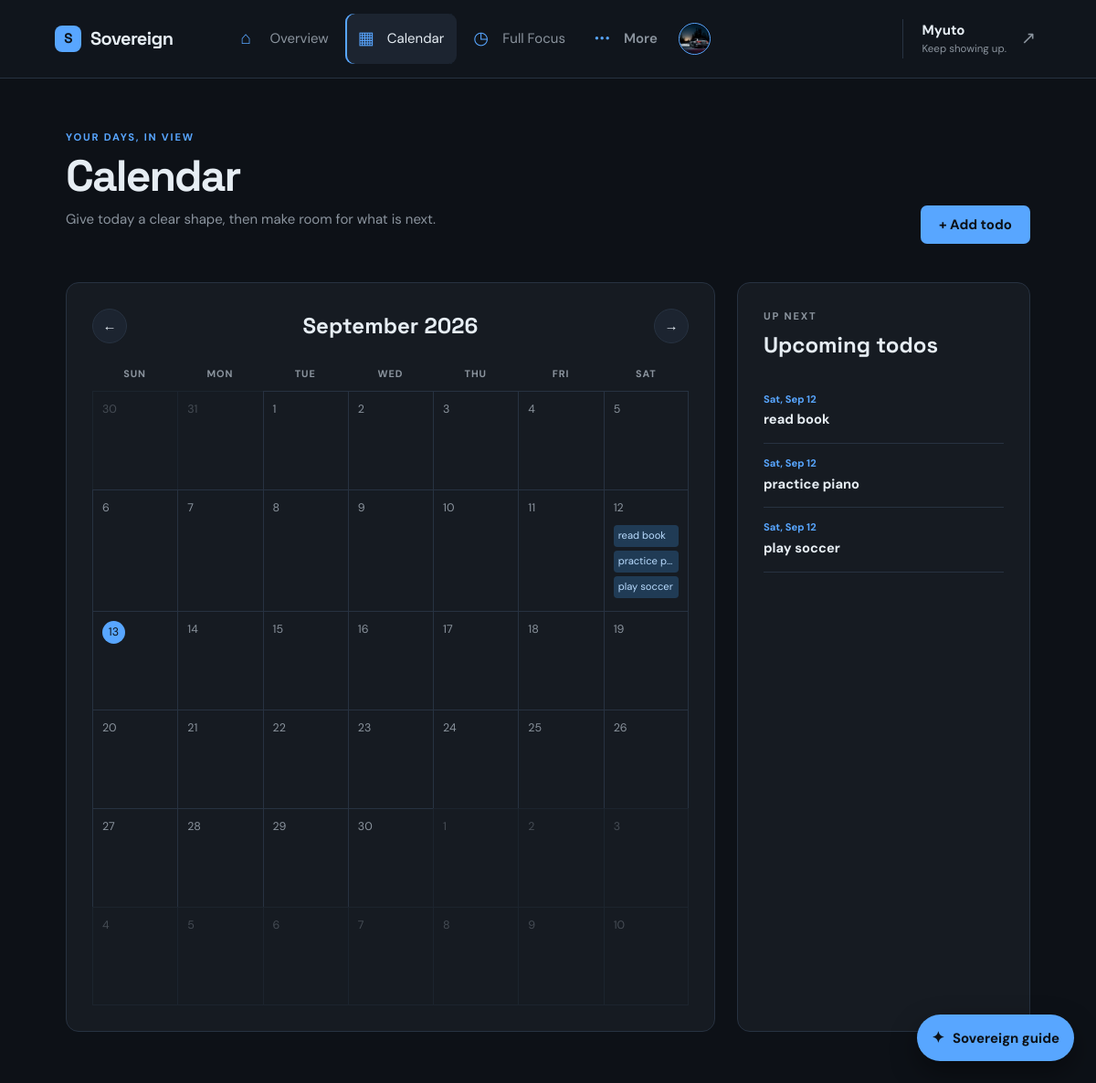
Page /calendar/ (signed in) on the committed database.
### sovereign/core/models.py (models this page shows, shortened)
class Profile(models.Model):
    user = models.OneToOneField(User, on_delete=models.CASCADE, related_name="profile")
    bio = models.TextField(blank=True, max_length=500)
    profile_picture = models.ImageField(
        upload_to="profile_pictures/", blank=True, null=True
    )
    focus_duration = models.PositiveSmallIntegerField(
        default=25, validators=[MinValueValidator(5), MaxValueValidator(120)]
    )
    created_at = models.DateTimeField(auto_now_add=True)

class Todo(models.Model):
    user = models.ForeignKey(User, on_delete=models.CASCADE, related_name="todos")
    title = models.CharField(max_length=180)
    due_date = models.DateField()
    completed = models.BooleanField(default=False)
    created_at = models.DateTimeField(auto_now_add=True)
    class Meta:
        ordering = ["completed", "due_date", "created_at"]

### sovereign/core/views.py (the view)
# urls.py: path("calendar/", views.calendar_view, name="calendar"),
@login_required
def calendar_view(request):
    today = timezone.localdate()
    try:
        selected = datetime.strptime(request.GET.get("month", ""), "%Y-%m").date().replace(day=1)
    except ValueError:
        selected = today.replace(day=1)
    previous_month = (selected - timedelta(days=1)).replace(day=1)
    next_month = (selected + timedelta(days=monthrange(selected.year, selected.month)[1])).replace(day=1)
    first_day = selected - timedelta(days=(selected.weekday() + 1) % 7)
    calendar_days = [first_day + timedelta(days=index) for index in range(42)]
    todos = Todo.objects.filter(user=request.user, due_date__gte=calendar_days[0], due_date__lte=calendar_days[-1])
    todos_by_date = {}
    for todo in todos:
        todos_by_date.setdefault(todo.due_date, []).append(todo)
    calendar_cells = [
        {"day": day, "todos": todos_by_date.get(day, [])}
        for day in calendar_days
    ]
    return render(request, "calendar.html", {
        "selected_month": selected,
        "calendar_days": calendar_days,
        "calendar_cells": calendar_cells,
        "upcoming_todos": [todo for todo in todos if not todo.completed],
        "previous_month": previous_month,
        "next_month": next_month,
        "today": today,
        "todo_form": TodoForm(initial={"due_date": today}),
    })

### templates/calendar.html (shortened to what this page needs)
{% extends 'base.html' %}
{% block content %}
<header class="page-heading"><div><p class="eyebrow accent">YOUR DAYS, IN VIEW</p><h1>Calendar</h1><p class="muted">Give today a clear shape, then make room for what is next.</p></div><button class="button primary" data-open-modal="todo-modal">+ Add todo</button></header>
<section class="calendar-layout">
    <div class="calendar-card">
        <div class="calendar-toolbar"><a class="round-button" href="?month={{ previous_month|date:'Y-m' }}" aria-label="Previous month">←</a><h2>{{ selected_month|date:'F Y' }}</h2><a class="round-button" href="?month={{ next_month|date:'Y-m' }}" aria-label="Next month">→</a></div>
        <div class="calendar-weekdays"><span>Sun</span><span>Mon</span><span>Tue</span><span>Wed</span><span>Thu</span><span>Fri</span><span>Sat</span></div>
        <div class="calendar-grid">{% for cell in calendar_cells %}<div class="calendar-day{% if cell.day.month != selected_month.month %} is-muted{% endif %}{% if cell.day == today %} is-today{% endif %}"><time>{{ cell.day.day }}</time>{% for todo in cell.todos %}<button class="calendar-todo{% if todo.completed %} is-done{% endif %}" data-todo-toggle="{% url 'toggle_todo' todo.id %}">{{ todo.title }}</button>{% endfor %}</div>{% endfor %}</div>
    </div>
    <aside class="upcoming-panel"><p class="eyebrow">UP NEXT</p><h2>Upcoming todos</h2>{% for todo in upcoming_todos %}<div class="upcoming-todo"><time>{{ todo.due_date|date:'D, M j' }}</time><strong>{{ todo.title }}</strong></div>{% empty %}<p class="muted">Your upcoming list is clear.</p>{% endfor %}</aside>
</section>
{% endblock %}

### templates/base.html (shortened to what this page needs)
{% load static %}
<!doctype html>
<html lang="en">
<head>
    <link rel="stylesheet" href="{% static 'css/styles.css' %}">
</head>
<body>
{% if user.is_authenticated %}
    <aside class="sidebar">
        <a class="brand" href="{% url 'dashboard' %}" target="_self"><span class="brand-mark">S</span><span>Sovereign</span></a>
        <nav class="nav-links" aria-label="Main navigation">
            <a class="nav-link{% if request.resolver_match.url_name == 'dashboard' %} active{% endif %}" href="{% url 'dashboard' %}" target="_self"><span>⌂</span>Overview</a>
            <a class="nav-link{% if request.resolver_match.url_name == 'calendar' %} active{% endif %}" href="{% url 'calendar' %}" target="_self"><span>▦</span>Calendar</a>
            <a class="nav-link{% if request.resolver_match.url_name == 'focus' %} active{% endif %}" href="{% url 'focus' %}" target="_self"><span>◷</span>Full Focus</a>
            <details class="nav-dropdown">
                <summary><span class="nav-summary-icon">•••</span><span>More</span></summary>
            </details>
            <a class="avatar-link" href="{% url 'profile' %}" target="_self" title="Open profile" aria-label="Open profile">{% if user.profile.profile_picture %}<img src="{{ user.profile.profile_picture.url }}" alt="Profile picture">{% else %}<span>{{ user.username|first|upper }}</span>{% endif %}</a>
        </nav>
        <div class="sidebar-footer">
            <div><strong>{{ user.username }}</strong><small>Keep showing up.</small></div>
            <form method="post" action="{% url 'logout' %}">{% csrf_token %}<button class="icon-button" title="Log out" aria-label="Log out">↗</button></form>
        </div>
    </aside>
{% endif %}
<main class="page-shell{% if not user.is_authenticated %} page-shell-public{% endif %}">
    {% block content %}{% endblock %}
</main>
{% if user.is_authenticated %}
<aside class="assistant-widget" data-assistant-widget>
    <button class="assistant-launcher" type="button" data-assistant-toggle aria-expanded="false" aria-controls="assistant-panel"><span class="assistant-spark">✦</span><span>Sovereign guide</span></button>
</aside>
{% endif %}
</body>
</html>

### rows in the picture
Todo: title "read book", due_date "Sat, Sep 12"
Todo: title "practice p…", due_date "Sat, Sep 12", title "practice piano"
Todo: title "play soccer", due_date "Sat, Sep 12"

### other values in the picture
{{ user.username }} "Myuto"
{{ selected_month|date:'F Y' }} "September 2026"
{{ cell.day.day }} "30" "31" "1" "2" "3" "4" "5" "6" "7" "8" "9" "10" "11" "12" "13" "14" "15" "16" "17" "18" "19" "20" "21" "22" "23" "24" "25" "26" "27" "28" "29" "30" "1" "2" "3" "4" "5" "6" "7" "8" "9" "10"
